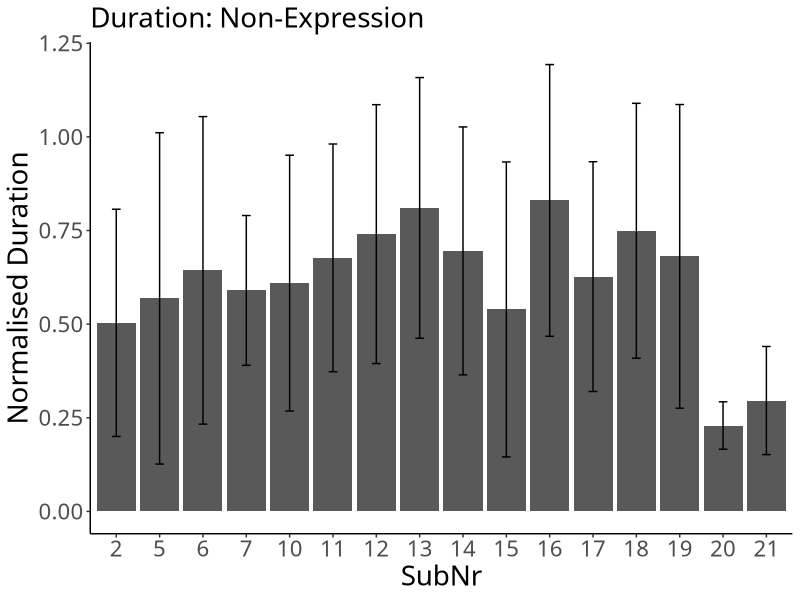
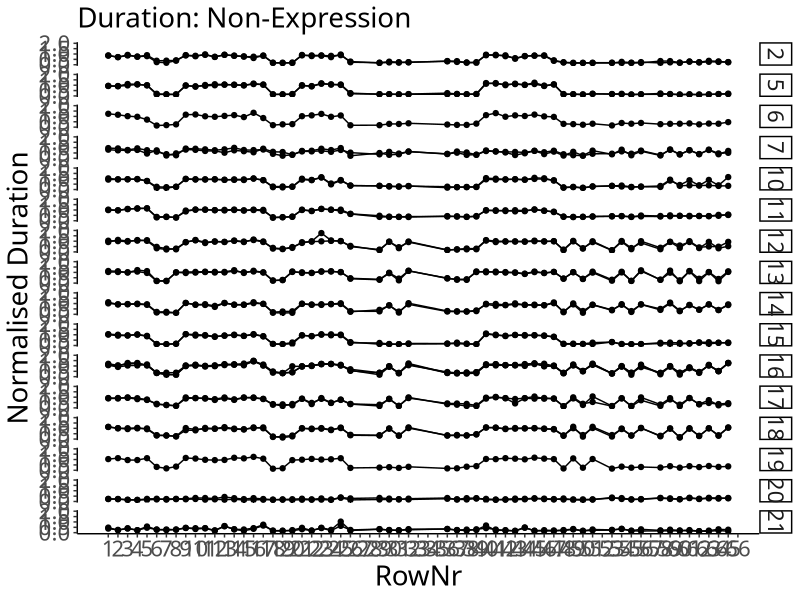
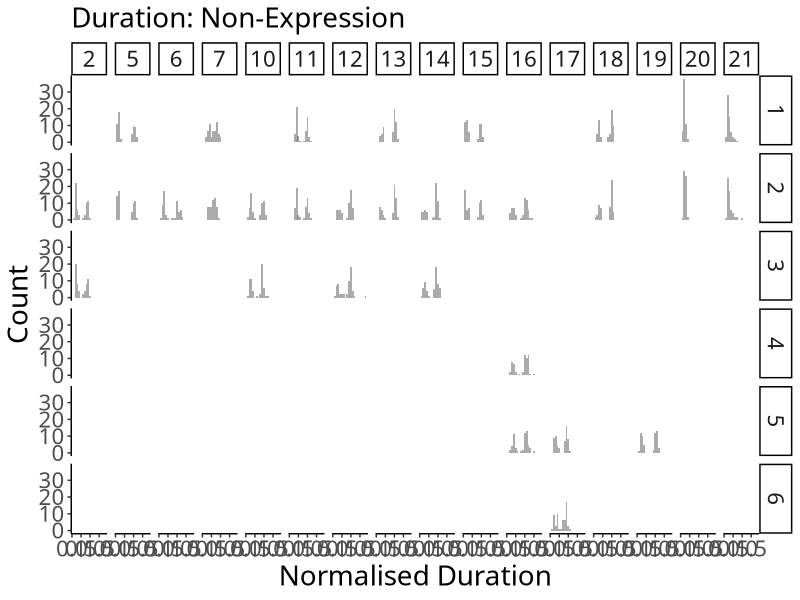
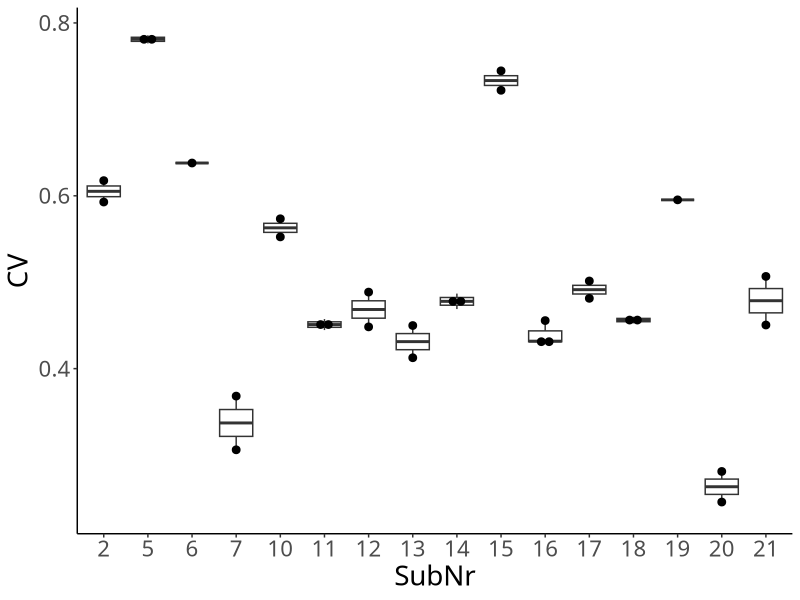

The R source for these figures, in order:
## ---- chunk 1
# packages
# data manipulation
if (!require("data.table")) {install.packages("data.table"); require("data.table")}
# plot
if (!require("ggplot2")) {install.packages("ggplot2"); require("ggplot2")}

# ggplots
theme_set(theme_classic())
theme_update(text = element_text(size = 20, family = "Helvetica Neue LT Std 57 Condensed"), legend.position = "bottom")
## ---- chunk 2
# read a filtered csv
dt_onset <- fread("./preprocessor/filtered/data_onset.csv", header = T, sep = ",", dec = ".")
dt_offset <- fread("./preprocessor/filtered/data_offset.csv", header = T, sep = ",", dec = ".")

# SubNr as a factor
dt_onset$SubNr <- as.factor(dt_onset$SubNr)
dt_offset$SubNr <- as.factor(dt_offset$SubNr)

# assign RowNr
dt_onset$RowNr <- rep(1:72, nrow(dt_onset)/72)
dt_offset$RowNr <- rep(1:72, nrow(dt_offset)/72)
## ---- chunk 3
# extract trials which have both onset and offset data
dt_onset$Eval <- "NA"
for (subnr in unique(dt_offset$SubNr)){
  for (trial in unique(dt_offset[SubNr == subnr]$Trial)){
    dt_onset[SubNr == subnr & TrialNr == trial]$Eval <- "Yes"
  }
}
dt_duration <- dt_onset[Eval == "Yes"]

# check whether each row corresponds correctly
dt_duration$Eval2 <- "NA"
for (i in 1:nrow(dt_duration)){
  if (dt_duration[i]$SubNr == dt_offset[i]$SubNr & dt_duration[i]$TrialNr == dt_offset[i]$TrialNr & dt_duration[i]$Pitch == dt_offset[i]$Pitch){
    dt_duration[i]$Eval2 <- "SAME"
  } else {
    dt_duration[i]$Eval2 <- "DIFF"
  }
}
print(unique(dt_duration$Eval2))

# calculate duration
dt_duration$Duration <- dt_offset$TimeStamp - dt_duration$TimeStamp

# convert bpm to ms
dt_duration[Tempo == 120]$Tempo <- 250
dt_duration[Tempo == 110]$Tempo <- 273
dt_duration[Tempo == 100]$Tempo <- 300

# normalised Duration
dt_duration$normDu <- dt_duration$Duration/dt_duration$Tempo

# remove irrelevant intervals
ls_irrelevant <- list(c(27:28), c(33:35), 52, 57, c(66:72))
dt_duration$EighthNote <- "Yes"

for (phrase in 1:length(ls_irrelevant)){
  for (note in 1:length(ls_irrelevant[[phrase]])){
    dt_duration[RowNr == ls_irrelevant[[phrase]][note]]$EighthNote <- "No"
  }
}
## ---- chunk 4
# for each individual
duration <- dt_duration[EighthNote == "Yes", .(N = length(normDu), Mean = mean(normDu), SD = sd(normDu)), by = .(SubNr)]
print(duration)
## ---- chunk 5
p_duration <- ggplot(data = duration, aes(x = SubNr, y = Mean)) +
  geom_bar(stat = "identity", position = position_dodge()) +
  geom_errorbar(aes(ymin = Mean - SD, ymax = Mean + SD),
                width = .2, position = position_dodge(.9)) +
  labs(y = "Normalised Duration", subtitle = "Duration: Non-Expression")
p_duration
## ---- chunk 6
# for each individual
dt_duration$TrialNr <- as.factor(dt_duration$TrialNr)
duration_seq <- dt_duration[EighthNote == "Yes", .(N = length(normDu), Mean = mean(normDu)), .(SubNr, TrialNr, RowNr)]

p_duration_seq <- ggplot(data = duration_seq, aes(x = RowNr, y = Mean, group = TrialNr)) +
  geom_line() +
  geom_point() +
  facet_grid(SubNr ~ .) +
  labs(x = "RowNr", y = "Normalised Duration", subtitle = "Duration: Non-Expression") +
  scale_x_continuous(breaks=seq(1,66,1)) + scale_y_continuous(breaks=seq(0,2,0.5), limits = c(0, 2))
p_duration_seq
## ---- chunk 7
p_duration_dis <- ggplot(dt_duration[EighthNote == "Yes"], aes(x = normDu)) +
  geom_histogram(binwidth=.1, alpha=.5, position="identity") +
  facet_grid(TrialNr ~ SubNr) +
  labs(x = "Normalised Duration", y = "Count", subtitle = "Duration: Non-Expression")
p_duration_dis
## ---- chunk 8
# group mean
duration_all <- duration[, .(N = length(Mean), Mean = mean(Mean), SD = sd(Mean))]
print(duration_all)
## ---- chunk 9
excluded_duration <- duration[Mean < duration_all$Mean+3*duration_all$SD & Mean > duration_all$Mean-3*duration_all$SD]
print(excluded_duration)
## ---- chunk 10
# for each participant
cv <- dt_duration[EighthNote == "Yes", .(N = length(normDu), Mean = mean(normDu), SD = sd(normDu), CV = sd(normDu)/mean(normDu)), by = .(SubNr, TrialNr)]
print(cv)
## ---- chunk 11
p_cv_box <- ggplot(cv, aes(x = SubNr, y = CV)) +
  geom_boxplot() +
  geom_dotplot(binaxis = 'y', stackdir = 'center', dotsize = 0.5)
p_cv_box
## ---- chunk 12
# for all
cv_all <- cv[, .(N = length(CV), Mean = mean(CV), SD = sd(CV))]
print(cv_all)

excluded_cv <- cv[CV < cv_all$Mean+3*(cv_all$SD) & CV > cv_all$Mean-3*cv_all$SD]
print(excluded_cv)
## ---- chunk 13
fwrite(excluded_cv, "./duration_valid.csv")
